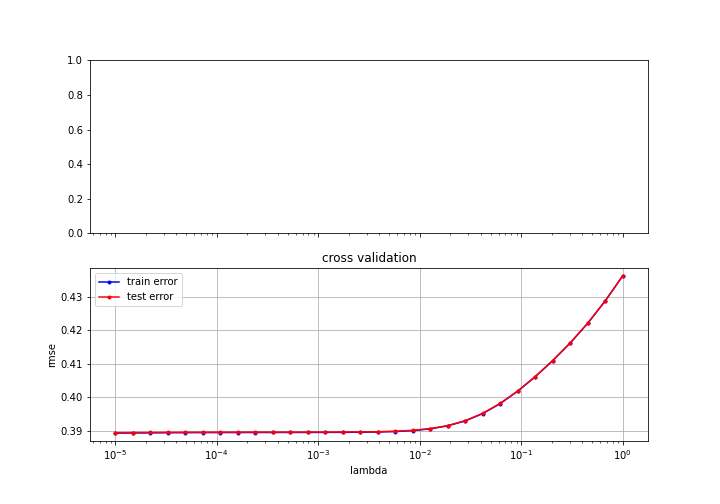

Here is the Python script that generated this plot:
# -*- coding: utf-8 -*-
"""Cross validation toolbox"""

import matplotlib.pyplot as plt
import numpy as np
from costs import *
from implementations import *
from plots import *
from proj1_helpers import *

def build_k_indices(y, k_fold, seed):
    """build k indices for k-fold."""
    num_row = y.shape[0]
    interval = int(num_row / k_fold)
    np.random.seed(seed)
    indices = np.random.permutation(num_row)
    k_indices = [indices[k * interval: (k + 1) * interval]
                 for k in range(k_fold)]
    return np.array(k_indices)


def cross_validation_single_fold(y, x, k_indices, k, metric, learning_model, degree, add_offset, **kwargs):
    """
    returns the loss (train and test) and the metric for the k'th set of indices
    
    y: targets
    x: data samples
    k_indices: array of indices used for k-fold validation
    k: index for the set of indices to use
    metric: (function) metric to compute (e.g. accuracy, recall)
    learning_model: str, method to employ (e.g. 'least_squares', 'ridge_regression')
    degree: degree of the polynomial expension
    add_offset: add offset column
    **kwargs: additional arguments for learning method (e.g. lambda, degree)
    returns: training loss, test loss, metric
    """
    # ***************************************************
    # get k'th subgroup in test, others in train
    # ***************************************************
    mask = np.array(range(len(k_indices))) == k
    test_indices = k_indices[mask].flatten()
    train_indices = k_indices[~mask].flatten()
    y_test = y[test_indices]
    x_test = x[test_indices]
    y_train = y[train_indices] 
    x_train = x[train_indices]
    
    # Standardising
    x_train, mean_tr, std_tr = standardise(x_train)
    x_test, _, _ = standardise(x_test, mean_tr, std_tr)
    
    # Polynomial expansion
    x_test = build_poly(x_test, degree)
    x_train = build_poly(x_train, degree)
    
    # Adding offset
    if add_offset:
        x_test = add_off(x_test)
        x_train = add_off(x_train)
    
    # Handling initial_w for required methods
    kwargs['initial_w'] = np.zeros(x.shape[1] * degree + add_offset)
    
    # learning
    # *************************************************** 
    w, loss_tr = run_model(learning_model, y_train, x_train, **kwargs) 
    loss_te = compute_loss(learning_model, y_test, x_test, w)
    # ***************************************************
    # metric
    # *************************************************** 
    metric_tr = metric(w, y_train, x_train)
    metric_te = metric(w, y_test, x_test)
    return loss_tr, loss_te, metric_tr, metric_te


def cross_validation(y, x, metric, learning_model, k_fold = 4, degree = 1, add_offset=False, **kwargs):
    """
    returns the average losses (train and test) and the average metric measures over a k-fold
    
    y: targets
    x: data samples, not standardised, no offset added
    metric: (function) metric to compute (e.g. accuracy, recall)
    learning_model: str, method to employ (e.g. 'least_squares', 'ridge_regression')
    k_fold: number of folds to perform
    degree: degree of the polynomial expension
    add_offset: add offset column
    **kwargs: additional arguments for learning method (e.g. lambda, degree)
    returns: mean training loss, test loss, training metric, test metric
    """
    seed = 3
    # split data in k fold
    k_indices = build_k_indices(y, k_fold, seed)
    # define lists to store the loss of training data and test data
    losses_tr = []
    losses_te = []
    metrics_tr = []
    metrics_te = []
    
    # ***************************************************
    # cross validation
    # ***************************************************

    for k in range(len(k_indices)):
        loss_tr, loss_te, metric_tr, metric_te = cross_validation_single_fold(y, x, k_indices, k, metric, learning_model, degree, add_offset, **kwargs)
        losses_tr.append(loss_tr)
        losses_te.append(loss_te)
        metrics_tr.append(metric_tr)
        metrics_te.append(metric_te)
    
    return np.mean(losses_tr), np.mean(losses_te), np.mean(metrics_tr), np.mean(metrics_te)
        

def run_model(learning_model, y, x, **kwargs):
    """
    Run appropriate model with the corresponding parameters
    
    y: targets
    x: data samples
    learning_model: str, method to employ (e.g. 'least_squares_GD', 'ridge_regression')
    **kwargs: additional arguments for learning method (e.g. lambda, degree)
    returns: training loss, test loss, metric
    """
    mod = learning_model.lower()
    if mod == 'least_squares_gd':
        return least_squares_GD(y, x, kwargs['initial_w'], kwargs['max_iters'], kwargs['gamma'])
    elif mod == 'least_squares_sgd': 
        return least_squares_SGD(y, x, kwargs['initial_w'], kwargs['max_iters'], kwargs['gamma'])
    elif mod == 'least_squares':
        return least_squares(y, x)
    elif mod == 'ridge_regression':
        return ridge_regression(y, x, kwargs['lambda_'])
    elif mod == 'logistic_regression':
        return logistic_regression(y, x, kwargs['initial_w'], kwargs['max_iters'], kwargs['gamma'])
    elif mod == 'reg_logistic_regression':
        return reg_logistic_regression(y, x, kwargs['lambda_'], kwargs['initial_w'], kwargs['max_iters'], kwargs['gamma'])
    elif mod == 'reg_logistic_regression_norm':
        return reg_logistic_regression(y, x, kwargs['lambda_'], kwargs['initial_w'], kwargs['max_iters'], kwargs['gamma'], kwargs['norm'])
    else:
        raise Exception('Learning method {} is currently not supported.'.format(learning_model))
        


def cross_validation_hyper_search(y, x, param_name, search_space, metric, learning_model, k_fold, degree=1, add_offset=False, ax= None, **kwargs):
    """
    Runs a hyperparameter search for a parameter given to the learning model.
    
    y: targets
    x: data samples, not standardised, no offset
    param_name: str, parameter to search, must be the same as would be provided in kwargs to the learning model
    search_space: iterable, values from which the parameter will be searched
    metric: (function) metric to compute (e.g. accuracy, recall)
    learning_model: str, method to employ (e.g. 'least_squares', 'ridge_regression')
    k_fold: number of folds to perform
    degree: degree of the polynomial expension
    add_offset: add offset column
    **kwargs: additional arguments for learning method (e.g. lambda, degree)
    returns: minimum average test loss achieved and its corresponding hyperparameter
    """
    seed = 1
    # split data in k fold
    k_indices = build_k_indices(y, k_fold, seed)
    # define lists to store the loss of training data and test data
    mse_tr = []
    mse_te = []
    metric_tr = []
    metric_te = []
    
    # map to retreive best performing parameter TODO is selecting by the loss the best idea ?
    loss_to_param = {}
    metric_to_param = {}
    
    # ***************************************************
    # cross validation
    # ***************************************************
    for param in search_space:
        kwargs[param_name] = param
        tmp_mse_tr = []
        tmp_mse_te = []
        tmp_metric_tr = []
        tmp_metric_te = []
        for k in range(len(k_indices)):
            loss_tr, loss_te, met_tr, met_te = cross_validation_single_fold(y, x, k_indices, k, metric, learning_model, degree, add_offset, **kwargs)
            tmp_mse_tr.append(loss_tr)
            tmp_mse_te.append(loss_te)
            tmp_metric_tr.append(met_tr)
            tmp_metric_te.append(met_te)
            
        # Appending mean measures over the folds
        mse_tr.append(np.mean(tmp_mse_tr))
        mse_te.append(np.mean(tmp_mse_te))
        metric_tr.append(np.mean(tmp_metric_tr))
        metric_te.append(np.mean(tmp_metric_te))
        
        loss_to_param[np.mean(tmp_mse_te)] = param
        metric_to_param[np.mean(tmp_metric_te)] = param
        
    # Plotting
    if ax == None:
        fig, axes = plt.subplots(2, 1, figsize=(10,7), sharex=True, sharey=False)
        cross_validation_visualization_loss(search_space, mse_tr, mse_te, param_name, axes[0])
        cross_validation_visualization_metric(search_space, metric_tr, metric_te, param_name, 'accuracy', axes[1])
    else:
        cross_validation_visualization_metric(search_space, metric_tr, metric_te, param_name, 'accuracy', ax)
    
    min_loss_te = np.min(list(loss_to_param.keys()))
    max_metric_te = np.max(list(metric_to_param.keys()))
    
    return max_metric_te, metric_to_param[max_metric_te]


def cross_validation_degree_and_param_search(y, x, param_name, degree_space, param_space, metric, learning_model, k_fold, add_offset=False, **kwargs):
    """
    Runs a double dimension hyperparameter search: degree used for polynomial extension + a parameter given to the learning model (e.g. lambda_)
    Performance is measured by achieving lowest mean test loss over all folds. 
    
    y: targets
    x: data samples, not standardised, no offset
    param_name: str, parameter to search, must be the same as would be provided in kwargs to the learning model
    degree_space: values from which the optimal degree is searched
    param_space: iterable, values from which the parameter will be searched
    metric: (function) metric to compute (e.g. accuracy, recall)
    learning_model: str, method to employ (e.g. 'least_squares', 'ridge_regression')
    k_fold: number of folds to perform
    add_offset: add offset column
    **kwargs: additional arguments for learning method (e.g. lambda, degree)
    returns: best performing pair of parameters
    """
    fig, axes = plt.subplots(3, 3, figsize=(15,10), sharex=True, sharey=True)
    
    metric_to_params = {}
    
    for degree, ax in zip(degree_space, axes.flatten()):
        kwargs['initial_w'] = np.zeros(x.shape[1] * degree + add_offset)
        met, param = cross_validation_hyper_search(y, x, param_name, param_space , metric, learning_model, k_fold, degree, add_offset, ax, **kwargs)
        ax.set_title("Degree = {}".format(degree))
        metric_to_params[met] = (degree, param)
    
    fig.savefig("hyperSearch")
    
    max_met_te = np.max(list(metric_to_params.keys()))
    return metric_to_params[max_met_te]